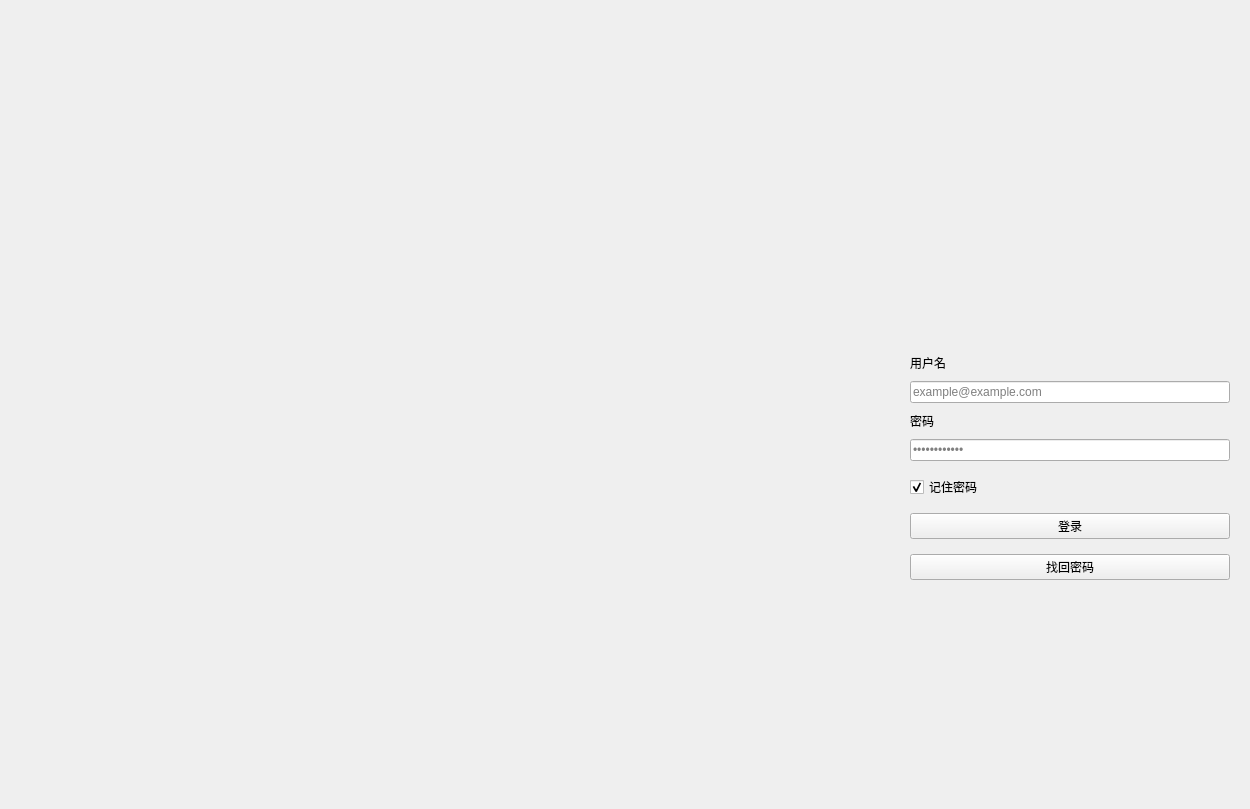
<?xml version="1.0" encoding="UTF-8"?>
<ui version="4.0">
 <class>Form</class>
 <widget class="QWidget" name="Form">
  <property name="geometry">
   <rect>
    <x>0</x>
    <y>0</y>
    <width>1250</width>
    <height>809</height>
   </rect>
  </property>
  <property name="minimumSize">
   <size>
    <width>700</width>
    <height>500</height>
   </size>
  </property>
  <property name="windowTitle">
   <string>Form</string>
  </property>
  <layout class="QHBoxLayout" name="horizontalLayout">
   <property name="spacing">
    <number>0</number>
   </property>
   <property name="leftMargin">
    <number>0</number>
   </property>
   <property name="topMargin">
    <number>0</number>
   </property>
   <property name="rightMargin">
    <number>0</number>
   </property>
   <property name="bottomMargin">
    <number>0</number>
   </property>
   <item>
    <widget class="QLabel" name="label">
     <property name="text">
      <string/>
     </property>
     <property name="pixmap">
      <pixmap resource="../resource.qrc">:/images/background.jpg</pixmap>
     </property>
     <property name="scaledContents">
      <bool>true</bool>
     </property>
    </widget>
   </item>
   <item>
    <widget class="QWidget" name="widget" native="true">
     <property name="sizePolicy">
      <sizepolicy hsizetype="Preferred" vsizetype="Preferred">
       <horstretch>0</horstretch>
       <verstretch>0</verstretch>
      </sizepolicy>
     </property>
     <property name="minimumSize">
      <size>
       <width>360</width>
       <height>0</height>
      </size>
     </property>
     <property name="maximumSize">
      <size>
       <width>360</width>
       <height>16777215</height>
      </size>
     </property>
     <property name="styleSheet">
      <string notr="true">QLabel{
	font: 13px 'Microsoft YaHei'
}</string>
     </property>
     <layout class="QVBoxLayout" name="verticalLayout_2">
      <property name="spacing">
       <number>9</number>
      </property>
      <property name="leftMargin">
       <number>20</number>
      </property>
      <property name="topMargin">
       <number>20</number>
      </property>
      <property name="rightMargin">
       <number>20</number>
      </property>
      <property name="bottomMargin">
       <number>20</number>
      </property>
      <item>
       <spacer name="verticalSpacer">
        <property name="orientation">
         <enum>Qt::Orientation::Vertical</enum>
        </property>
        <property name="sizeHint" stdset="0">
         <size>
          <width>20</width>
          <height>40</height>
         </size>
        </property>
       </spacer>
      </item>
      <item>
       <widget class="QLabel" name="label_2">
        <property name="enabled">
         <bool>true</bool>
        </property>
        <property name="sizePolicy">
         <sizepolicy hsizetype="Preferred" vsizetype="Expanding">
          <horstretch>0</horstretch>
          <verstretch>0</verstretch>
         </sizepolicy>
        </property>
        <property name="minimumSize">
         <size>
          <width>100</width>
          <height>100</height>
         </size>
        </property>
        <property name="maximumSize">
         <size>
          <width>100</width>
          <height>100</height>
         </size>
        </property>
        <property name="text">
         <string/>
        </property>
        <property name="pixmap">
         <pixmap resource="../resource.qrc">:/images/logo.png</pixmap>
        </property>
        <property name="scaledContents">
         <bool>true</bool>
        </property>
        <property name="alignment">
         <set>Qt::AlignmentFlag::AlignCenter</set>
        </property>
       </widget>
      </item>
      <item>
       <spacer name="verticalSpacer_3">
        <property name="orientation">
         <enum>Qt::Orientation::Vertical</enum>
        </property>
        <property name="sizeType">
         <enum>QSizePolicy::Policy::Fixed</enum>
        </property>
        <property name="sizeHint" stdset="0">
         <size>
          <width>20</width>
          <height>15</height>
         </size>
        </property>
       </spacer>
      </item>
      <item>
       <widget class="BodyLabel" name="label_5">
        <property name="text">
         <string>用户名</string>
        </property>
       </widget>
      </item>
      <item>
       <widget class="LineEdit" name="lineEditUsername">
        <property name="placeholderText">
         <string>example@example.com</string>
        </property>
        <property name="clearButtonEnabled">
         <bool>true</bool>
        </property>
       </widget>
      </item>
      <item>
       <widget class="BodyLabel" name="label_6">
        <property name="text">
         <string>密码</string>
        </property>
       </widget>
      </item>
      <item>
       <widget class="LineEdit" name="lineEditPassword">
        <property name="echoMode">
         <enum>QLineEdit::EchoMode::Password</enum>
        </property>
        <property name="placeholderText">
         <string>••••••••••••</string>
        </property>
        <property name="clearButtonEnabled">
         <bool>true</bool>
        </property>
       </widget>
      </item>
      <item>
       <spacer name="verticalSpacer_5">
        <property name="orientation">
         <enum>Qt::Orientation::Vertical</enum>
        </property>
        <property name="sizeType">
         <enum>QSizePolicy::Policy::Fixed</enum>
        </property>
        <property name="sizeHint" stdset="0">
         <size>
          <width>20</width>
          <height>5</height>
         </size>
        </property>
       </spacer>
      </item>
      <item>
       <widget class="CheckBox" name="checkBoxRemember">
        <property name="text">
         <string>记住密码</string>
        </property>
        <property name="checked">
         <bool>true</bool>
        </property>
       </widget>
      </item>
      <item>
       <spacer name="verticalSpacer_4">
        <property name="orientation">
         <enum>Qt::Orientation::Vertical</enum>
        </property>
        <property name="sizeType">
         <enum>QSizePolicy::Policy::Fixed</enum>
        </property>
        <property name="sizeHint" stdset="0">
         <size>
          <width>20</width>
          <height>5</height>
         </size>
        </property>
       </spacer>
      </item>
      <item>
       <widget class="PrimaryPushButton" name="pushButtonLogin">
        <property name="text">
         <string>登录</string>
        </property>
       </widget>
      </item>
      <item>
       <spacer name="verticalSpacer_6">
        <property name="orientation">
         <enum>Qt::Orientation::Vertical</enum>
        </property>
        <property name="sizeType">
         <enum>QSizePolicy::Policy::Fixed</enum>
        </property>
        <property name="sizeHint" stdset="0">
         <size>
          <width>20</width>
          <height>6</height>
         </size>
        </property>
       </spacer>
      </item>
      <item>
       <widget class="HyperlinkButton" name="pushButtonFindPassword">
        <property name="text">
         <string>找回密码</string>
        </property>
       </widget>
      </item>
      <item>
       <spacer name="verticalSpacer_2">
        <property name="orientation">
         <enum>Qt::Orientation::Vertical</enum>
        </property>
        <property name="sizeHint" stdset="0">
         <size>
          <width>20</width>
          <height>40</height>
         </size>
        </property>
       </spacer>
      </item>
     </layout>
    </widget>
   </item>
  </layout>
 </widget>
 <customwidgets>
  <customwidget>
   <class>LineEdit</class>
   <extends>QLineEdit</extends>
   <header>qfluentwidgets</header>
  </customwidget>
  <customwidget>
   <class>CheckBox</class>
   <extends>QCheckBox</extends>
   <header>qfluentwidgets</header>
  </customwidget>
  <customwidget>
   <class>PrimaryPushButton</class>
   <extends>QPushButton</extends>
   <header>qfluentwidgets</header>
  </customwidget>
  <customwidget>
   <class>HyperlinkButton</class>
   <extends>QPushButton</extends>
   <header>qfluentwidgets</header>
  </customwidget>
  <customwidget>
   <class>BodyLabel</class>
   <extends>QLabel</extends>
   <header>qfluentwidgets</header>
  </customwidget>
 </customwidgets>
 <resources>
  <include location="../resource.qrc"/>
 </resources>
 <connections/>
</ui>
